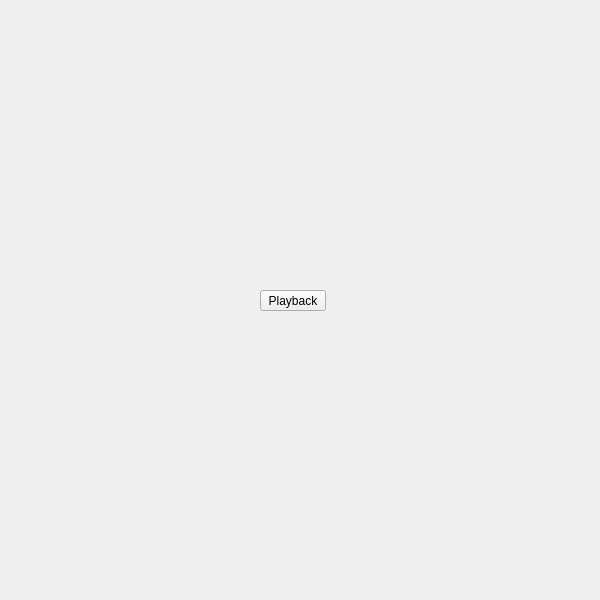
<?xml version="1.0" encoding="UTF-8"?>
<ui version="4.0">
 <class>QtUi</class>
 <widget class="QMainWindow" name="QtUi">
  <property name="enabled">
   <bool>true</bool>
  </property>
  <property name="geometry">
   <rect>
    <x>0</x>
    <y>0</y>
    <width>600</width>
    <height>600</height>
   </rect>
  </property>
  <property name="sizePolicy">
   <sizepolicy hsizetype="Ignored" vsizetype="Ignored">
    <horstretch>0</horstretch>
    <verstretch>0</verstretch>
   </sizepolicy>
  </property>
  <property name="minimumSize">
   <size>
    <width>0</width>
    <height>0</height>
   </size>
  </property>
  <property name="maximumSize">
   <size>
    <width>600</width>
    <height>600</height>
   </size>
  </property>
  <property name="cursor">
   <cursorShape>ArrowCursor</cursorShape>
  </property>
  <property name="toolButtonStyle">
   <enum>Qt::ToolButtonIconOnly</enum>
  </property>
  <property name="tabShape">
   <enum>QTabWidget::Triangular</enum>
  </property>
  <property name="dockNestingEnabled">
   <bool>true</bool>
  </property>
  <property name="dockOptions">
   <set>QMainWindow::AllowNestedDocks|QMainWindow::AllowTabbedDocks|QMainWindow::AnimatedDocks|QMainWindow::ForceTabbedDocks</set>
  </property>
  <widget class="QWidget" name="widget">
   <property name="sizePolicy">
    <sizepolicy hsizetype="Ignored" vsizetype="Ignored">
     <horstretch>0</horstretch>
     <verstretch>0</verstretch>
    </sizepolicy>
   </property>
   <widget class="MenuButton" name="i032">
    <property name="geometry">
     <rect>
      <x>260</x>
      <y>290</y>
      <width>66</width>
      <height>21</height>
     </rect>
    </property>
    <property name="minimumSize">
     <size>
      <width>0</width>
      <height>21</height>
     </size>
    </property>
    <property name="maximumSize">
     <size>
      <width>66</width>
      <height>21</height>
     </size>
    </property>
    <property name="target">
     <string>playback</string>
    </property>
    <property name="text">
     <string>Playback</string>
    </property>
   </widget>
  </widget>
 </widget>
 <customwidgets>
  <customwidget>
   <class>MenuButton</class>
   <extends>QPushButton</extends>
   <header>widgets.menubutton.h</header>
  </customwidget>
 </customwidgets>
 <resources/>
 <connections/>
 <designerdata>
  <property name="gridDeltaX">
   <number>5</number>
  </property>
  <property name="gridDeltaY">
   <number>10</number>
  </property>
  <property name="gridSnapX">
   <bool>true</bool>
  </property>
  <property name="gridSnapY">
   <bool>true</bool>
  </property>
  <property name="gridVisible">
   <bool>true</bool>
  </property>
 </designerdata>
</ui>
